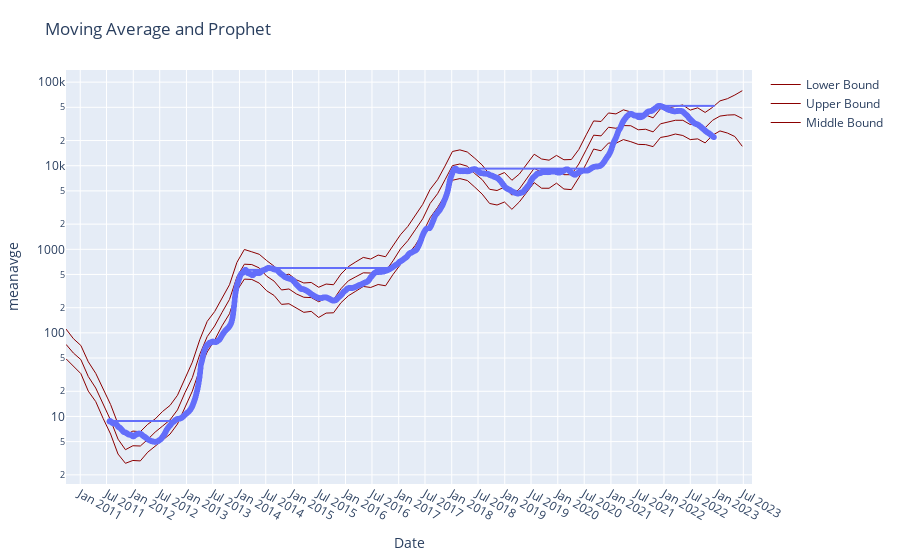

Notebook source saved alongside this figure:
### Code cell
import plotly.express as px
import plotly.graph_objects as go
fig = px.scatter(df, x="date", y="meanavge", trendline="expanding", trendline_options=dict(function="max"),
                 title="MeanAvg")
fig.add_trace(go.Scatter(name="Middle Bound", x=prediction['ds'],  mode = 'lines',line=dict(width=1,color='darkred'), y=np.exp(prediction['yhat']), legendrank=2))
fig.add_trace(go.Scatter(name="Lower Bound", x=prediction['ds'],  mode = 'lines',line=dict(width=1,color='darkred'), y=np.exp(prediction['yhat_lower']), legendrank=1))
fig.add_trace(go.Scatter(name="Upper Bound", x=prediction['ds'], mode = 'lines',line=dict(width=1,color='darkred'), y=np.exp(prediction['yhat_upper']), legendrank=1))

fig.update_yaxes(fixedrange=False)
fig.update_layout(title_text='Moving Average and Prophet')
fig.update_yaxes(type="log")
fig.update_xaxes(ticklabelposition="inside top", title="Date")
fig.update_yaxes(nticks=12)
fig.update_xaxes(nticks=50)
fig.update_layout(
    margin=dict(l=20, r=100, t=70, b=20),
)

fig.show()
fig.layout.template = 'seaborn'
fig.write_html('../static/MAandPred.html')
